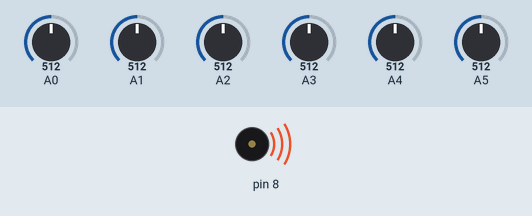
Bench run of a sketch on a simulated Arduino Uno, built with avr-gcc and run on an emulated ATmega328P. Parts: buzzer (waves = sounding). Inputs (shaded band) come from the test bench; at power-on: A0 = 512, A1 = 512, A2 = 512, A3 = 512, A4 = 512, A5 = 512.

Above: at 0.1 s.
Timing chart, 0 to 40.0 s (numbered marks = the images above):
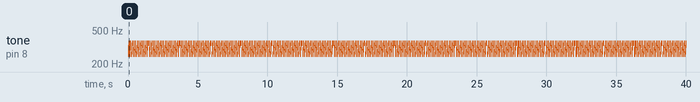

Measured:
- by itself, tone on pin 8: plays 261 Hz for 0.01 s, 277 Hz for 0.01 s, 294 Hz for 0.01 s, 311 Hz for 0.01 s, 330 Hz for 0.01 s, 349 Hz for 0.01 s … (1938 notes in this stretch)

The sketch:

main.ino
```cpp
void setup(){
  pinMode(8, OUTPUT);
}

void loop(){
  if(analogRead(A0) < 1000) {
    tone(8,261,200);
    delay(10);
  }
  if(analogRead(A1) < 1000) {
    tone(8,277,200);
    delay(10);
  }
  if(analogRead(A2) < 1000) {
    tone(8,294,200);
    delay(10);
  }
  if(analogRead(A3) < 1000) {
    tone(8,311,200);
    delay(10);
  }
  if(analogRead(A4) < 1000) {
    tone(8,330,200);
    delay(10);
  }
  if(analogRead(A5) < 1000) {
    tone(8,349,200);
    delay(10);
    }
  }
```
